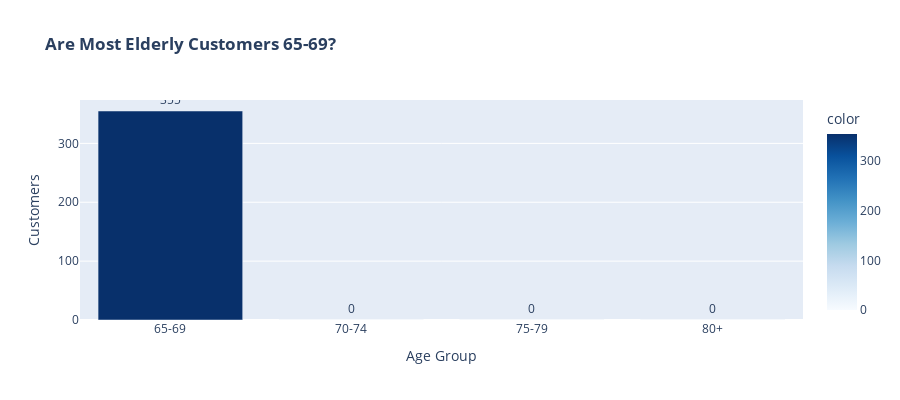

Here is the notebook cell this chart was saved with:
### Markdown cell above
I used a bar chart to test this hypothesis because it provides the clearest visual comparison between age groups. The bar heights allow for immediate identification of which age group has the most customers, making it easy to determine if the 65-69 group is indeed the largest segment.

### Code cell
#Testing: Are most elderly customers 65-69 years old?

# 1. Create age groups
elderly_df['Age_Group'] = pd.cut(elderly_df['age'], [65,70,75,80,100], 
                                labels=['65-69','70-74','75-79','80+'])

counts = elderly_df['Age_Group'].value_counts()
fig = px.bar(
    x=counts.index, 
    y=counts.values,
    title='<b>Are Most Elderly Customers 65-69?</b>',
    labels={'x': 'Age Group', 'y': 'Customers'},
    color=counts.values,
    color_continuous_scale='Blues',
    text=counts.values
)
fig.update_traces(textposition='outside')
fig.update_layout(height=400)

fig.show()

### Figure 1 — Plotly figure (JSON) as saved in the notebook; plotly's stock layout.template omitted (floating-point values rounded to 4 significant figures)
{"data": [{"alignmentgroup": "True", "hovertemplate": "Age Group=%{x}<br>Customers=%{y}<br>text=%{text}<br>color=%{marker.color}<extra></extra>", "legendgroup": "", "marker": {"color": [355, 0, 0, 0], "coloraxis": "coloraxis", "pattern": {"shape": ""}}, "name": "", "offsetgroup": "", "orientation": "v", "showlegend": false, "text": [355, 0, 0, 0], "textposition": "outside", "type": "bar", "x": ["65-69", "70-74", "75-79", "80+"], "xaxis": "x", "y": [355, 0, 0, 0], "yaxis": "y"}], "layout": {"barmode": "relative", "coloraxis": {"colorbar": {"title": {"text": "color"}}, "colorscale": [[0, "rgb(247,251,255)"], [0.125, "rgb(222,235,247)"], [0.25, "rgb(198,219,239)"], [0.375, "rgb(158,202,225)"], [0.5, "rgb(107,174,214)"], [0.625, "rgb(66,146,198)"], [0.75, "rgb(33,113,181)"], [0.875, "rgb(8,81,156)"], [1, "rgb(8,48,107)"]]}, "height": 400, "legend": {"tracegroupgap": 0}, "title": {"text": "<b>Are Most Elderly Customers 65-69?</b>"}, "xaxis": {"anchor": "y", "domain": [0, 1], "title": {"text": "Age Group"}}, "yaxis": {"anchor": "x", "domain": [0, 1], "title": {"text": "Customers"}}}}
